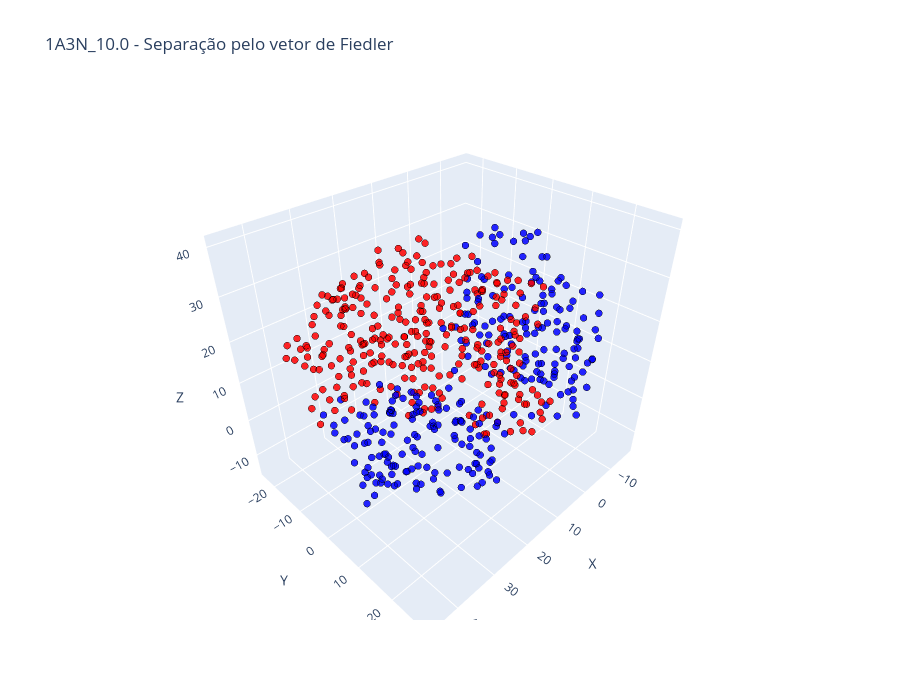

Source (notebook cell):
### Code cell
import plotly.graph_objects as go
import networkx as nx

# ==========================================================
# Coordenadas dos nós
# ==========================================================
node_x = []
node_y = []
node_z = []
colors = []
hover_text = []

for i, node in enumerate(G.nodes()):
    node_x.append(G.nodes[node]["x"])
    node_y.append(G.nodes[node]["y"])
    node_z.append(G.nodes[node]["z"])

    # Cor baseada no vetor de Fiedler (positivo = vermelho, negativo = azul)
    colors.append("red" if fiedler[i] > 0 else "blue")

    hover_text.append(
        f"Node: {node}<br>"
        f"Chain: {G.nodes[node]['chain']}<br>"
        f"Resid: {G.nodes[node]['resid']}<br>"
        f"Fiedler: {fiedler[i]:.4f}"
    )

# ==========================================================
# Figura 3D única
# ==========================================================
fig = go.Figure()

fig.add_trace(
    go.Scatter3d(
        x=node_x,
        y=node_y,
        z=node_z,
        mode="markers",
        marker=dict(
            size=4,
            color=colors,
            opacity=0.85,
            line=dict(width=0.1, color="black")
        ),
        text=hover_text,
        hoverinfo="text"
    )
)

# ==========================================================
# Layout
# ==========================================================
fig.update_layout(
    title=nome_proteina+"_"+str(cutoff)+" - Separação pelo vetor de Fiedler",
    width=900,
    height=700,
    scene=dict(
        aspectmode="data",
        xaxis_title="X",
        yaxis_title="Y",
        zaxis_title="Z"
    )
)

fig.show()

### Figure 1 — Plotly figure (JSON) as saved in the notebook; plotly's stock layout.template omitted (floating-point values rounded to 4 significant figures; data arrays with more than 128 entries replaced by an {"elided": "..."} marker saying what was removed)
{"data": [{"hoverinfo": "text", "marker": {"color": {"elided": "572 str values"}, "line": {"color": "black", "width": 0.1}, "opacity": 0.85, "size": 4}, "mode": "markers", "text": {"elided": "572 str values"}, "type": "scatter3d", "x": {"elided": "572 float values"}, "y": {"elided": "572 float values"}, "z": {"elided": "572 float values"}}], "layout": {"height": 700, "scene": {"aspectmode": "data", "xaxis": {"title": {"text": "X"}}, "yaxis": {"title": {"text": "Y"}}, "zaxis": {"title": {"text": "Z"}}}, "title": {"text": "1A3N_10.0 - Separação pelo vetor de Fiedler"}, "width": 900}}
